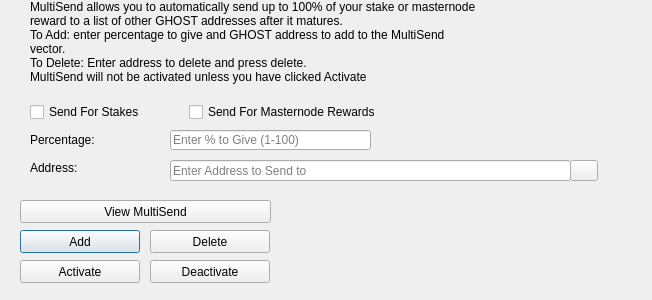
<?xml version="1.0" encoding="UTF-8"?>
<ui version="4.0">
 <class>MultiSendDialog</class>
 <widget class="QDialog" name="MultiSendDialog">
  <property name="windowModality">
   <enum>Qt::NonModal</enum>
  </property>
  <property name="geometry">
   <rect>
    <x>0</x>
    <y>0</y>
    <width>652</width>
    <height>300</height>
   </rect>
  </property>
  <property name="windowTitle">
   <string>MultiSend</string>
  </property>
  <widget class="QLineEdit" name="multiSendPercentEdit">
   <property name="geometry">
    <rect>
     <x>170</x>
     <y>130</y>
     <width>201</width>
     <height>20</height>
    </rect>
   </property>
   <property name="toolTip">
    <string>Enter whole numbers 1 - 100</string>
   </property>
   <property name="placeholderText">
    <string>Enter % to Give (1-100)</string>
   </property>
  </widget>
  <widget class="QLineEdit" name="multiSendAddressEdit">
   <property name="geometry">
    <rect>
     <x>170</x>
     <y>160</y>
     <width>401</width>
     <height>21</height>
    </rect>
   </property>
   <property name="toolTip">
    <string/>
   </property>
   <property name="placeholderText">
    <string>Enter Address to Send to</string>
   </property>
  </widget>
  <widget class="QLabel" name="label_2">
   <property name="geometry">
    <rect>
     <x>30</x>
     <y>0</y>
     <width>451</width>
     <height>121</height>
    </rect>
   </property>
   <property name="lineWidth">
    <number>1</number>
   </property>
   <property name="text">
    <string>MultiSend allows you to automatically send up to 100% of your stake or masternode reward to a list of other GHOST addresses after it matures.
To Add: enter percentage to give and GHOST address to add to the MultiSend vector.
To Delete: Enter address to delete and press delete.
MultiSend will not be activated unless you have clicked Activate</string>
   </property>
   <property name="alignment">
    <set>Qt::AlignLeading|Qt::AlignLeft|Qt::AlignTop</set>
   </property>
   <property name="wordWrap">
    <bool>true</bool>
   </property>
  </widget>
  <widget class="QLabel" name="message">
   <property name="geometry">
    <rect>
     <x>290</x>
     <y>200</y>
     <width>351</width>
     <height>91</height>
    </rect>
   </property>
   <property name="text">
    <string/>
   </property>
  </widget>
  <widget class="QPushButton" name="addButton">
   <property name="geometry">
    <rect>
     <x>20</x>
     <y>230</y>
     <width>120</width>
     <height>23</height>
    </rect>
   </property>
   <property name="toolTip">
    <string/>
   </property>
   <property name="statusTip">
    <string>Add to MultiSend Vector</string>
   </property>
   <property name="text">
    <string>Add</string>
   </property>
  </widget>
  <widget class="QPushButton" name="disableButton">
   <property name="geometry">
    <rect>
     <x>150</x>
     <y>260</y>
     <width>120</width>
     <height>23</height>
    </rect>
   </property>
   <property name="statusTip">
    <string>Deactivate MultiSend</string>
   </property>
   <property name="text">
    <string>Deactivate</string>
   </property>
  </widget>
  <widget class="QPushButton" name="addressBookButton">
   <property name="geometry">
    <rect>
     <x>570</x>
     <y>160</y>
     <width>28</width>
     <height>21</height>
    </rect>
   </property>
   <property name="toolTip">
    <string>Choose an address from the address book</string>
   </property>
   <property name="text">
    <string/>
   </property>
   <property name="icon">
    <iconset resource="../GHOST.qrc">
     <normaloff>:/icons/address-book</normaloff>:/icons/address-book</iconset>
   </property>
   <property name="shortcut">
    <string>Alt+A</string>
   </property>
   <property name="autoDefault">
    <bool>false</bool>
   </property>
  </widget>
  <widget class="QLabel" name="label">
   <property name="geometry">
    <rect>
     <x>30</x>
     <y>130</y>
     <width>121</width>
     <height>20</height>
    </rect>
   </property>
   <property name="toolTip">
    <string>Percentage of stake to send</string>
   </property>
   <property name="text">
    <string>Percentage:</string>
   </property>
  </widget>
  <widget class="QLabel" name="label_5">
   <property name="geometry">
    <rect>
     <x>30</x>
     <y>160</y>
     <width>111</width>
     <height>16</height>
    </rect>
   </property>
   <property name="toolTip">
    <string>Address to send portion of stake to</string>
   </property>
   <property name="text">
    <string>Address:</string>
   </property>
  </widget>
  <widget class="QPushButton" name="deleteButton">
   <property name="geometry">
    <rect>
     <x>150</x>
     <y>230</y>
     <width>120</width>
     <height>23</height>
    </rect>
   </property>
   <property name="toolTip">
    <string/>
   </property>
   <property name="statusTip">
    <string>Delete Address From MultiSend Vector</string>
   </property>
   <property name="text">
    <string>Delete</string>
   </property>
  </widget>
  <widget class="QPushButton" name="activateButton">
   <property name="geometry">
    <rect>
     <x>20</x>
     <y>260</y>
     <width>120</width>
     <height>23</height>
    </rect>
   </property>
   <property name="statusTip">
    <string>Activate MultiSend</string>
   </property>
   <property name="text">
    <string>Activate</string>
   </property>
  </widget>
  <widget class="QPushButton" name="viewButton">
   <property name="geometry">
    <rect>
     <x>20</x>
     <y>200</y>
     <width>251</width>
     <height>23</height>
    </rect>
   </property>
   <property name="toolTip">
    <string/>
   </property>
   <property name="statusTip">
    <string>View MultiSend Vector</string>
   </property>
   <property name="text">
    <string>View MultiSend</string>
   </property>
  </widget>
  <widget class="QWidget" name="horizontalLayoutWidget">
   <property name="geometry">
    <rect>
     <x>30</x>
     <y>100</y>
     <width>351</width>
     <height>24</height>
    </rect>
   </property>
   <layout class="QHBoxLayout" name="horizontalLayout">
    <item>
     <widget class="QCheckBox" name="multiSendStakeCheckBox">
      <property name="text">
       <string>Send For Stakes</string>
      </property>
     </widget>
    </item>
    <item>
     <widget class="QCheckBox" name="multiSendMasternodeCheckBox">
      <property name="text">
       <string>Send For Masternode Rewards</string>
      </property>
     </widget>
    </item>
   </layout>
  </widget>
 </widget>
 <resources>
  <include location="../GHOST.qrc"/>
 </resources>
 <connections/>
</ui>
